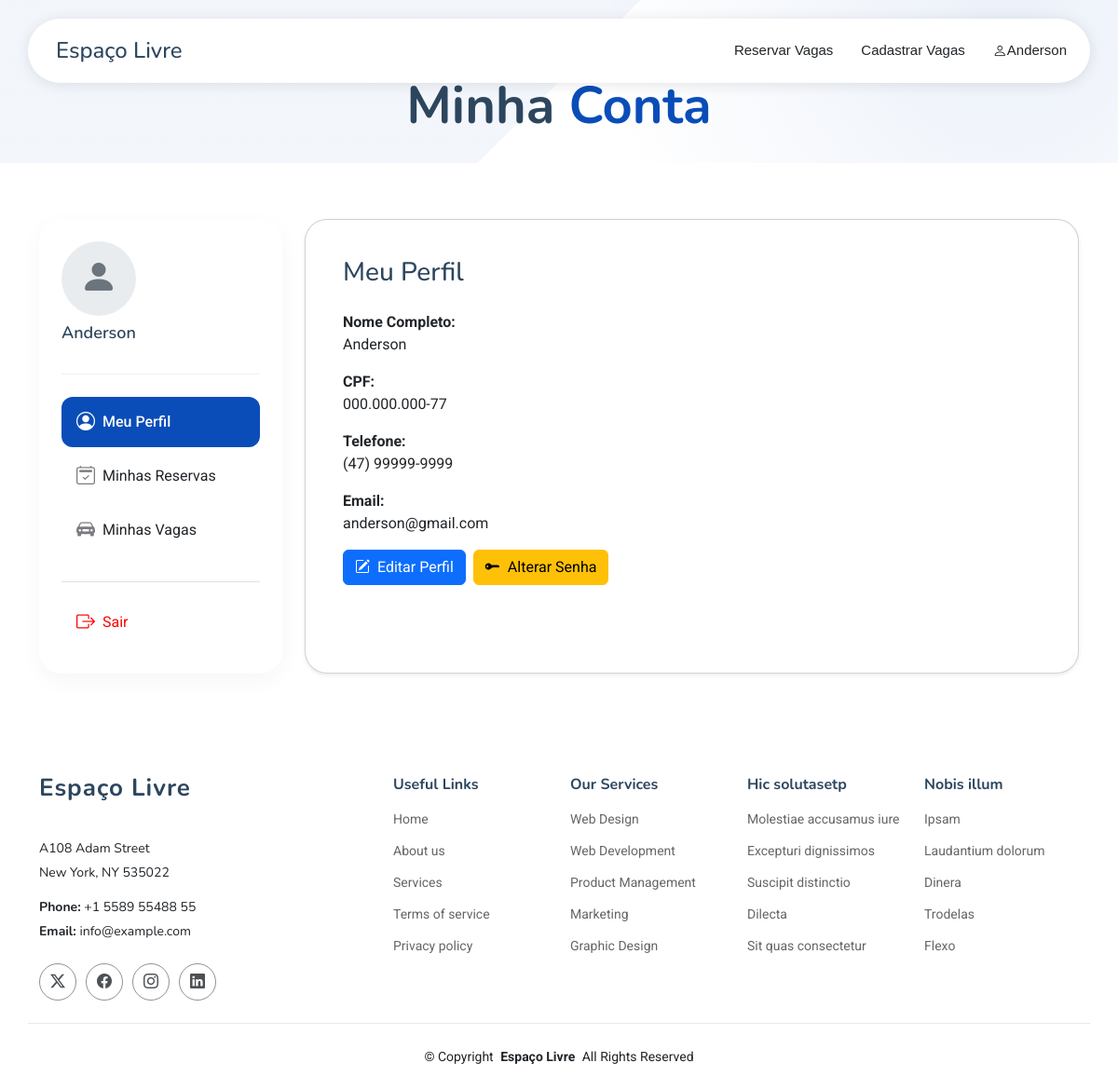
/account.php (signed in), run on the app's committed database.
### tables this page shows
CREATE TABLE `usuarios` (
  `id` int(11) NOT NULL,
  `nome` varchar(255) NOT NULL,
  `cpf` varchar(20) DEFAULT NULL,
  `telefone` varchar(20) DEFAULT NULL,
  `email` varchar(255) NOT NULL,
  `senha` varchar(255) NOT NULL,
  `dataCadastro` date DEFAULT curdate(),
  `nivel_acesso` int(11) NOT NULL DEFAULT 1 COMMENT '1=Usuário Padrão, 2=Administrador'
);

### account.php (the view, shortened to what this page needs)
<?php
include_once 'conexao.php';
$id_usuario = $_SESSION['id'];
$usuario = null;
try {
  $stmt_usuario = $conn->prepare("SELECT id, nome, cpf, telefone, email FROM usuarios WHERE id = ?");
  $stmt_usuario->execute([$id_usuario]);
  $usuario = $stmt_usuario->fetch(PDO::FETCH_ASSOC);
} catch (PDOException $e) {
  error_log("Erro na página Minha Conta (usuário ID: $id_usuario): " . $e->getMessage());
  $erro_fatal_carregamento = "Ocorreu um erro ao carregar os dados da sua conta. Por favor, tente novamente mais tarde.";
}
?>
<!DOCTYPE html>
<html lang="pt-br">
<?php
require_once 'components/head.php';
?>
<body class="account-page">
  <?php require_once 'components/header.php'; ?>
  <main class="main">
    <section id="hero-minha-conta" class="hero section" style="padding-top: 80px; padding-bottom: 20px;">
      <div class="container" data-aos="fade-up">
        <div class="row align-items-center justify-content-center text-center">
          <div class="col-lg-8">
            <div class="hero-content">
              <h1 class="mb-2">Minha <span class="accent-text">Conta</span></h1>
            </div>
          </div>
        </div>
      </div>
    </section>
    <section id="account" class="account section">
      <div class="container" data-aos="fade-up" data-aos-delay="100">
        <div class="row g-4">
          <div class="col-lg-3">
            <div class="profile-menu collapse d-lg-block" id="profileMenu">
              <?php if ($usuario): ?>
                <div class="user-info mb-4 text-center text-lg-start" data-aos="fade-right">
                  <div class="user-avatar mx-auto ms-lg-0 mb-2"
                    style="width: 80px; height: 80px; background-color: #e9ecef; border-radius: 50%; display:flex; align-items:center; justify-content:center;">
                    <i class="bi bi-person-fill" style="font-size: 2.5rem; color: #6c757d;"></i>
                  </div>
                  <h4><?= htmlspecialchars($usuario['nome'] ?? 'Usuário') ?></h4>
                </div>
              <?php endif; ?>
              <nav class="menu-nav">
                <ul class="nav flex-column nav-pills" role="tablist">
                  <li class="nav-item">
                    <a class="nav-link active" id="perfil-tab" data-bs-toggle="tab" href="#tab-perfil" role="tab"
                      aria-controls="tab-perfil" aria-selected="true">
                      <i class="bi bi-person-circle me-2"></i>
                      <span>Meu Perfil</span>
                    </a>
                  </li>
                  <li class="nav-item">
                    <a class="nav-link" id="reservas-tab" data-bs-toggle="tab" href="#tab-reservas" role="tab"
                      aria-controls="tab-reservas" aria-selected="false">
                      <i class="bi bi-calendar2-check me-2"></i>
                      <span>Minhas Reservas</span>
                    </a>
                  </li>
                  <li class="nav-item">
                    <a class="nav-link" id="vagas-tab" data-bs-toggle="tab" href="#tab-vagas" role="tab"
                      aria-controls="tab-vagas" aria-selected="false">
                      <i class="bi bi-car-front-fill me-2"></i>
                      <span>Minhas Vagas</span>
                    </a>
                  </li>
                </ul>
                <div class="menu-footer mt-4 pt-3 border-top">
                  <a href="sair.php" class="logout-link">
                    <i style="color: red;" class="bi bi-box-arrow-right me-2"></i>
                    <span style="color: red;">Sair</span>
                  </a>
                </div>
              </nav>
            </div>
          </div>
          <div class="col-lg-9">
            <div class="content-area card shadow-sm">
              <div class="card-body">
                <div class="tab-content" id="myTabContent">
                  <div class="tab-pane fade show active" id="tab-perfil" role="tabpanel" aria-labelledby="perfil-tab">
                    <div id="perfil-display-section">
                      <h3 class="mb-4">Meu Perfil</h3>
                      <?php if ($usuario): ?>
                        <div class="mb-3">
                          <p><strong>Nome Completo:</strong><br> <?= htmlspecialchars($usuario['nome'] ?? 'Não informado') ?></p>
                          <p><strong>CPF:</strong><br> <span id="display-cpf"><?= htmlspecialchars($usuario['cpf'] ?? 'Não informado') ?></span></p>
                          <p><strong>Telefone:</strong><br> <span id="display-telefone"><?= htmlspecialchars($usuario['telefone'] ?? 'Não informado') ?></span></p>
                          <p><strong>Email:</strong><br> <?= htmlspecialchars($usuario['email'] ?? 'Não informado') ?></p>
                        </div>
                        <div class="d-flex gap-2">
                          <button type="button" id="btnAbrirFormEditarPerfil" class="btn btn-primary">
                            <i class="bi bi-pencil-square me-2"></i>Editar Perfil
                          </button>
                          <button type="button" id="btnAbrirFormEditarSenha" class="btn btn-warning">
                            <i class="bi bi-key-fill me-2"></i>Alterar Senha
                          </button>
                        </div>
                      <?php else: ?>
                        <p class="text-danger">Não foi possível carregar os dados do seu perfil.</p>
                      <?php endif; ?>
                    </div>
                  </div>
                </div>
              </div>
            </div>
          </div>
        </div>
      </div>
    </section>
  </main>
  <?php require_once 'components/footer.php'; ?>
</body>
</html>

### assets/css/main.css (style rules this page uses)
:root { --default-font: "Roboto", system-ui, -apple-system, "Segoe UI", Roboto, "Helvetica Neue", Arial, "Noto Sans", "Liberation Sans", sans-serif, "Apple Color Emoji", "Segoe UI Emoji", "Segoe UI Symbol", "Noto Color Emoji"; --heading-font: "Nunito", sans-serif; --nav-font: "Inter", sans-serif; }
:root { --background-color: #ffffff; --default-color: #212529; --heading-color: #2d465e; --accent-color: #0d83fd; --surface-color: #ffffff; --contrast-color: #ffffff; }
:root { --nav-color: #212529; --nav-hover-color: #0d83fd; --nav-mobile-background-color: #ffffff; --nav-dropdown-background-color: #ffffff; --nav-dropdown-color: #212529; --nav-dropdown-hover-color: #0d83fd; }
:root { scroll-behavior: smooth; }
body { color: var(--default-color); background-color: var(--background-color); font-family: var(--default-font); }
a { color: var(--accent-color); text-decoration: none; transition: 0.3s; }
h1, h2, h3, h4, h5, h6 { color: var(--heading-color); font-family: var(--heading-font); }
section, .section { color: var(--default-color); background-color: var(--background-color); padding: 60px 0; scroll-margin-top: 90px; overflow: clip; }
.hero { position: relative; padding-top: 160px; background: linear-gradient(135deg, color-mix(in srgb, var(--accent-color), transparent 95%) 50%, color-mix(in srgb, var(--accent-color), transparent 98%) 25%, transparent 50%); }
.hero::before { content: ""; position: absolute; top: 0; left: 0; width: 100%; height: 100%; background: radial-gradient(circle at 90% 10%, color-mix(in srgb, var(--accent-color), transparent 92%), transparent 40%); pointer-events: none; }
.hero .hero-content { position: relative; z-index: 1; }
.hero .hero-content h1 { font-size: 3.5rem; font-weight: 700; line-height: 1.2; margin-bottom: 1.5rem; }
.hero .hero-content h1 .accent-text { color: var(--accent-color); }

### data on the page
usuarios: nome "Anderson", cpf "000.000.000-77", telefone "(47) 99999-9999", email "anderson@gmail.com"

### other printed values
$_SESSION['nome'] "Anderson"
